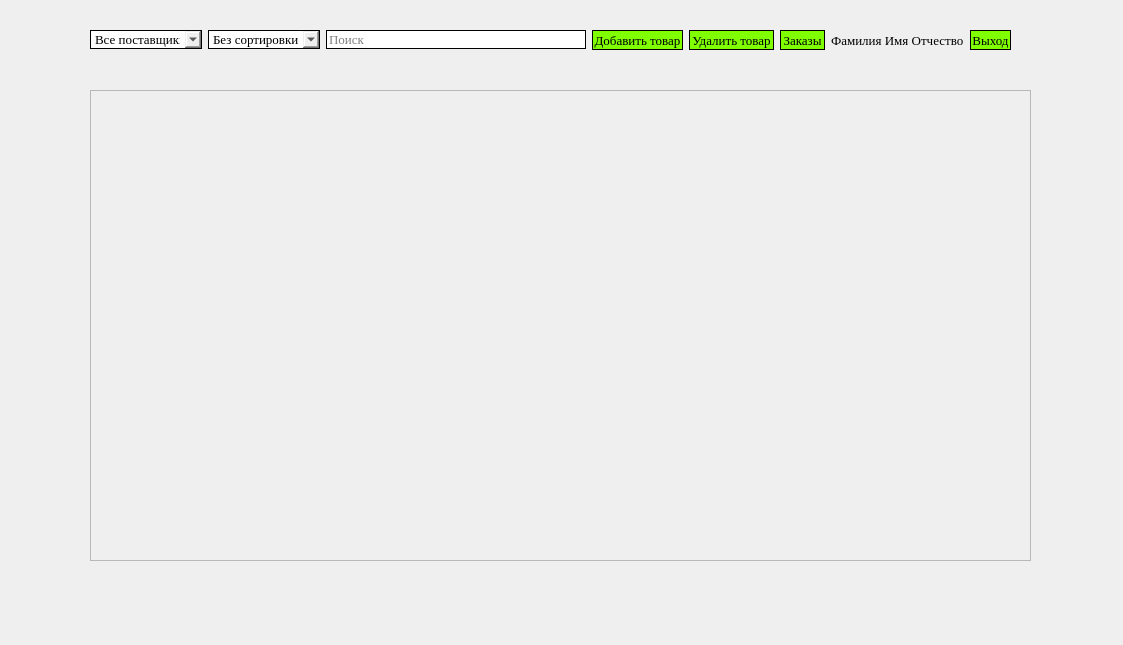
<?xml version="1.0" encoding="UTF-8"?>
<ui version="4.0">
 <class>List_of_products</class>
 <widget class="QMainWindow" name="List_of_products">
  <property name="geometry">
   <rect>
    <x>0</x>
    <y>0</y>
    <width>1123</width>
    <height>645</height>
   </rect>
  </property>
  <property name="minimumSize">
   <size>
    <width>0</width>
    <height>0</height>
   </size>
  </property>
  <property name="windowTitle">
   <string>MainWindow</string>
  </property>
  <widget class="QWidget" name="centralwidget">
   <widget class="QLabel" name="logo_label">
    <property name="geometry">
     <rect>
      <x>10</x>
      <y>10</y>
      <width>71</width>
      <height>61</height>
     </rect>
    </property>
    <property name="text">
     <string/>
    </property>
    <property name="pixmap">
     <pixmap>../PycharmProjects/DemoExam/presentation/Desktop/import/Icon.png</pixmap>
    </property>
    <property name="scaledContents">
     <bool>true</bool>
    </property>
   </widget>
   <widget class="QWidget" name="gridLayoutWidget">
    <property name="geometry">
     <rect>
      <x>90</x>
      <y>0</y>
      <width>921</width>
      <height>80</height>
     </rect>
    </property>
    <layout class="QGridLayout" name="gridLayout">
     <item row="0" column="0">
      <layout class="QHBoxLayout" name="horizontalLayout_3">
       <item>
        <widget class="QComboBox" name="provider_input">
         <property name="font">
          <font>
           <family>Times New Roman</family>
           <pointsize>10</pointsize>
          </font>
         </property>
         <property name="styleSheet">
          <string notr="true">#provider_input {
    border: 1px solid black;
}

#provider_input:hover {
    border-color: #00FA9A;
}</string>
         </property>
         <item>
          <property name="text">
           <string>Все поставщики</string>
          </property>
         </item>
        </widget>
       </item>
       <item>
        <widget class="QComboBox" name="sort_input">
         <property name="font">
          <font>
           <family>Times New Roman</family>
           <pointsize>10</pointsize>
          </font>
         </property>
         <property name="styleSheet">
          <string notr="true">#sort_input {
    border: 1px solid black;
}

#sort_input:hover {
    border-color: #00FA9A;
}</string>
         </property>
         <property name="currentText">
          <string>Без сортировки</string>
         </property>
         <item>
          <property name="text">
           <string>Без сортировки</string>
          </property>
         </item>
         <item>
          <property name="text">
           <string>По возрастанию</string>
          </property>
         </item>
         <item>
          <property name="text">
           <string>По убыванию</string>
          </property>
         </item>
        </widget>
       </item>
       <item>
        <widget class="QLineEdit" name="search_input">
         <property name="font">
          <font>
           <family>Times New Roman</family>
           <pointsize>10</pointsize>
          </font>
         </property>
         <property name="styleSheet">
          <string notr="true">#search_input {
    border: 1px solid black;
}

#search_input:hover {
    border-color: #00FA9A;
}</string>
         </property>
         <property name="text">
          <string/>
         </property>
         <property name="placeholderText">
          <string>Поиск</string>
         </property>
        </widget>
       </item>
       <item>
        <layout class="QHBoxLayout" name="horizontalLayout_10">
         <item>
          <widget class="QPushButton" name="add_product_button">
           <property name="minimumSize">
            <size>
             <width>91</width>
             <height>20</height>
            </size>
           </property>
           <property name="font">
            <font>
             <family>Times New Roman</family>
             <pointsize>10</pointsize>
            </font>
           </property>
           <property name="styleSheet">
            <string notr="true">#add_product_button {
    background-color: #7FFF00;
    border: 1px solid black;
}

#add_product_button:hover {
    background-color: #00FA9A;
}</string>
           </property>
           <property name="text">
            <string>Добавить товар</string>
           </property>
          </widget>
         </item>
         <item>
          <widget class="QPushButton" name="delete_product_button">
           <property name="minimumSize">
            <size>
             <width>85</width>
             <height>20</height>
            </size>
           </property>
           <property name="font">
            <font>
             <family>Times New Roman</family>
             <pointsize>10</pointsize>
            </font>
           </property>
           <property name="styleSheet">
            <string notr="true">#delete_product_button {
    background-color: #7FFF00;
    border: 1px solid black;
}

#delete_product_button:hover {
    background-color: #00FA9A;
}</string>
           </property>
           <property name="text">
            <string>Удалить товар</string>
           </property>
          </widget>
         </item>
         <item>
          <widget class="QPushButton" name="order_button">
           <property name="minimumSize">
            <size>
             <width>45</width>
             <height>20</height>
            </size>
           </property>
           <property name="font">
            <font>
             <family>Times New Roman</family>
             <pointsize>10</pointsize>
            </font>
           </property>
           <property name="styleSheet">
            <string notr="true">#order_button {
    background-color: #7FFF00;
    border: 1px solid black;
}

#order_button:hover {
    background-color: #00FA9A;
}</string>
           </property>
           <property name="text">
            <string>Заказы</string>
           </property>
          </widget>
         </item>
        </layout>
       </item>
      </layout>
     </item>
     <item row="0" column="1">
      <layout class="QHBoxLayout" name="horizontalLayout">
       <item>
        <widget class="QLabel" name="user_fio">
         <property name="font">
          <font>
           <family>Times New Roman</family>
           <pointsize>10</pointsize>
          </font>
         </property>
         <property name="text">
          <string>Фамилия Имя Отчество</string>
         </property>
        </widget>
       </item>
       <item>
        <widget class="QPushButton" name="logout_button">
         <property name="minimumSize">
          <size>
           <width>41</width>
           <height>20</height>
          </size>
         </property>
         <property name="font">
          <font>
           <family>Times New Roman</family>
           <pointsize>10</pointsize>
          </font>
         </property>
         <property name="styleSheet">
          <string notr="true">#logout_button {
    background-color: #7FFF00;
    border: 1px solid black;
}

#logout_button:hover {
    background-color: #00FA9A;
}</string>
         </property>
         <property name="text">
          <string>Выход</string>
         </property>
        </widget>
       </item>
      </layout>
     </item>
    </layout>
   </widget>
   <widget class="QScrollArea" name="scrollArea">
    <property name="geometry">
     <rect>
      <x>90</x>
      <y>90</y>
      <width>941</width>
      <height>471</height>
     </rect>
    </property>
    <property name="styleSheet">
     <string notr="true"/>
    </property>
    <property name="widgetResizable">
     <bool>true</bool>
    </property>
    <widget class="QWidget" name="scrollAreaWidgetContents">
     <property name="geometry">
      <rect>
       <x>0</x>
       <y>0</y>
       <width>939</width>
       <height>469</height>
      </rect>
     </property>
     <layout class="QVBoxLayout" name="verticalLayout_4"/>
    </widget>
   </widget>
  </widget>
 </widget>
 <resources/>
 <connections/>
</ui>
